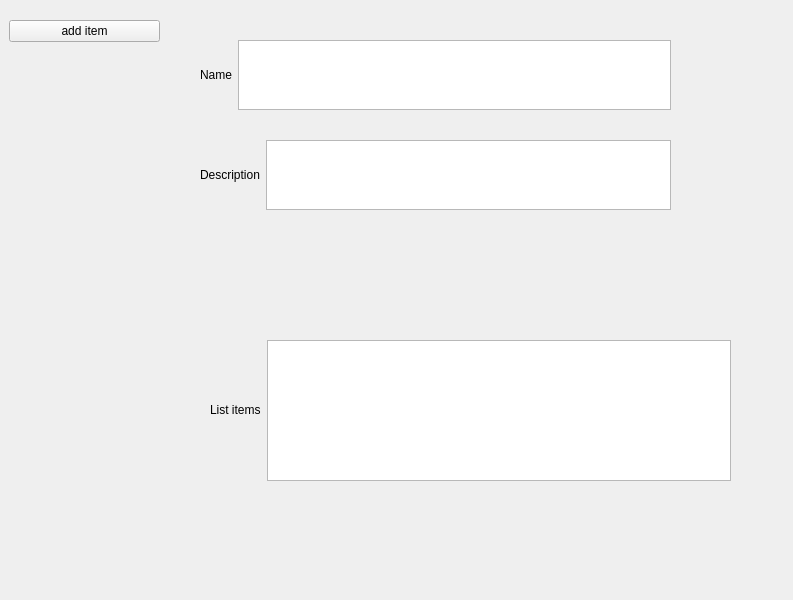
<?xml version="1.0" encoding="UTF-8"?>
<ui version="4.0">
 <class>MainWindow</class>
 <widget class="QMainWindow" name="MainWindow">
  <property name="geometry">
   <rect>
    <x>0</x>
    <y>0</y>
    <width>793</width>
    <height>600</height>
   </rect>
  </property>
  <property name="windowTitle">
   <string>MainWindow</string>
  </property>
  <widget class="QWidget" name="centralwidget">
   <widget class="QWidget" name="verticalLayoutWidget">
    <property name="geometry">
     <rect>
      <x>-1</x>
      <y>-1</y>
      <width>171</width>
      <height>654</height>
     </rect>
    </property>
    <layout class="QVBoxLayout" name="buttonLayout">
     <property name="leftMargin">
      <number>10</number>
     </property>
     <property name="topMargin">
      <number>10</number>
     </property>
     <property name="rightMargin">
      <number>10</number>
     </property>
     <property name="bottomMargin">
      <number>600</number>
     </property>
     <item>
      <layout class="QHBoxLayout" name="addItemContainer">
       <property name="sizeConstraint">
        <enum>QLayout::SizeConstraint::SetFixedSize</enum>
       </property>
       <property name="leftMargin">
        <number>0</number>
       </property>
       <property name="rightMargin">
        <number>0</number>
       </property>
       <item>
        <widget class="QPushButton" name="addItemButton">
         <property name="text">
          <string>add item</string>
         </property>
        </widget>
       </item>
      </layout>
     </item>
    </layout>
   </widget>
   <widget class="QWidget" name="horizontalLayoutWidget_2">
    <property name="geometry">
     <rect>
      <x>190</x>
      <y>30</y>
      <width>491</width>
      <height>90</height>
     </rect>
    </property>
    <layout class="QHBoxLayout" name="NameContainer">
     <property name="leftMargin">
      <number>10</number>
     </property>
     <property name="topMargin">
      <number>10</number>
     </property>
     <property name="rightMargin">
      <number>10</number>
     </property>
     <property name="bottomMargin">
      <number>10</number>
     </property>
     <item>
      <widget class="QLabel" name="NameLabel">
       <property name="minimumSize">
        <size>
         <width>0</width>
         <height>0</height>
        </size>
       </property>
       <property name="maximumSize">
        <size>
         <width>200</width>
         <height>30</height>
        </size>
       </property>
       <property name="text">
        <string>Name</string>
       </property>
      </widget>
     </item>
     <item>
      <widget class="QPlainTextEdit" name="nameTextEdit">
       <property name="maximumSize">
        <size>
         <width>16777215</width>
         <height>16777215</height>
        </size>
       </property>
      </widget>
     </item>
    </layout>
   </widget>
   <widget class="QWidget" name="horizontalLayoutWidget_3">
    <property name="geometry">
     <rect>
      <x>190</x>
      <y>130</y>
      <width>491</width>
      <height>90</height>
     </rect>
    </property>
    <layout class="QHBoxLayout" name="descriptionContainer">
     <property name="leftMargin">
      <number>10</number>
     </property>
     <property name="topMargin">
      <number>10</number>
     </property>
     <property name="rightMargin">
      <number>10</number>
     </property>
     <property name="bottomMargin">
      <number>10</number>
     </property>
     <item>
      <widget class="QLabel" name="descriptionLabel">
       <property name="minimumSize">
        <size>
         <width>0</width>
         <height>0</height>
        </size>
       </property>
       <property name="maximumSize">
        <size>
         <width>200</width>
         <height>30</height>
        </size>
       </property>
       <property name="text">
        <string>Description</string>
       </property>
      </widget>
     </item>
     <item>
      <widget class="QPlainTextEdit" name="descriptionTextEdit">
       <property name="maximumSize">
        <size>
         <width>16777215</width>
         <height>16777215</height>
        </size>
       </property>
      </widget>
     </item>
    </layout>
   </widget>
   <widget class="QWidget" name="horizontalLayoutWidget_4">
    <property name="geometry">
     <rect>
      <x>200</x>
      <y>330</y>
      <width>541</width>
      <height>161</height>
     </rect>
    </property>
    <layout class="QHBoxLayout" name="listContainer">
     <property name="leftMargin">
      <number>10</number>
     </property>
     <property name="topMargin">
      <number>10</number>
     </property>
     <property name="rightMargin">
      <number>10</number>
     </property>
     <property name="bottomMargin">
      <number>10</number>
     </property>
     <item>
      <widget class="QLabel" name="listLabel">
       <property name="minimumSize">
        <size>
         <width>0</width>
         <height>0</height>
        </size>
       </property>
       <property name="maximumSize">
        <size>
         <width>200</width>
         <height>30</height>
        </size>
       </property>
       <property name="text">
        <string>List items</string>
       </property>
      </widget>
     </item>
     <item>
      <widget class="QListView" name="listItemView"/>
     </item>
    </layout>
   </widget>
  </widget>
 </widget>
 <resources/>
 <connections/>
</ui>
